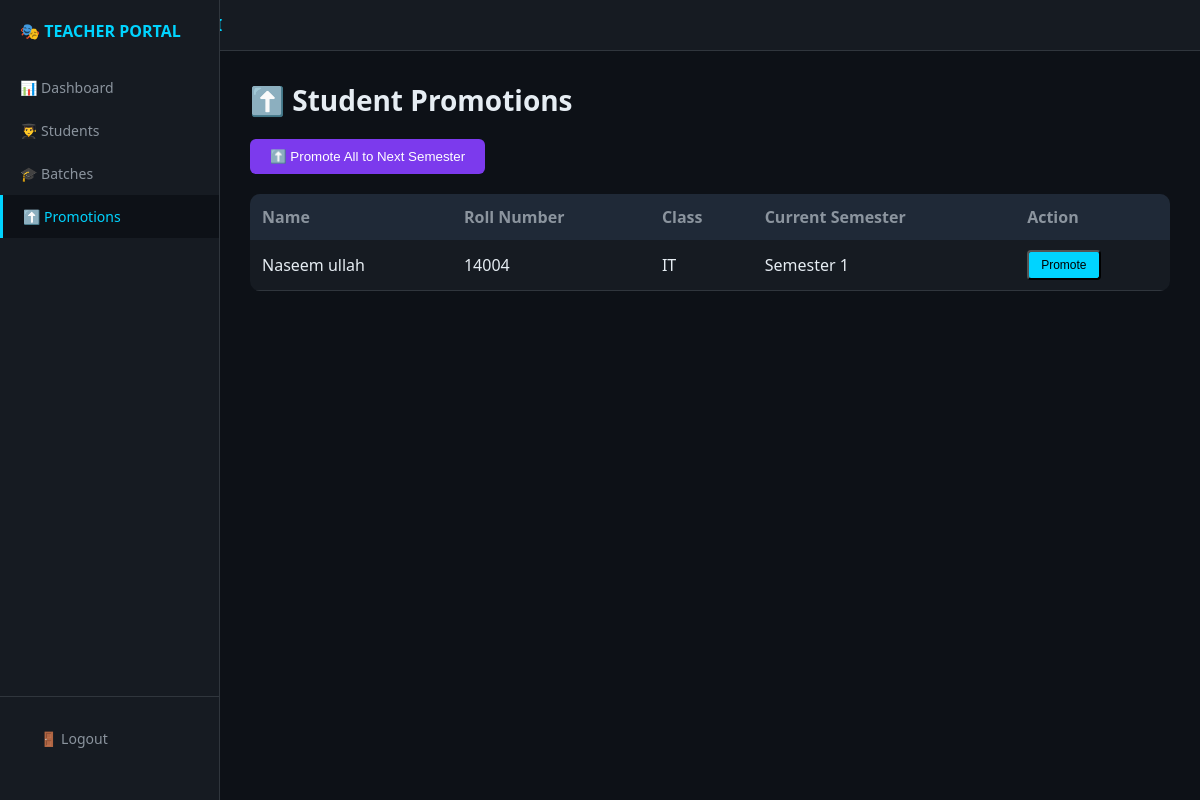
The app's page /promotions (signed in), older data.
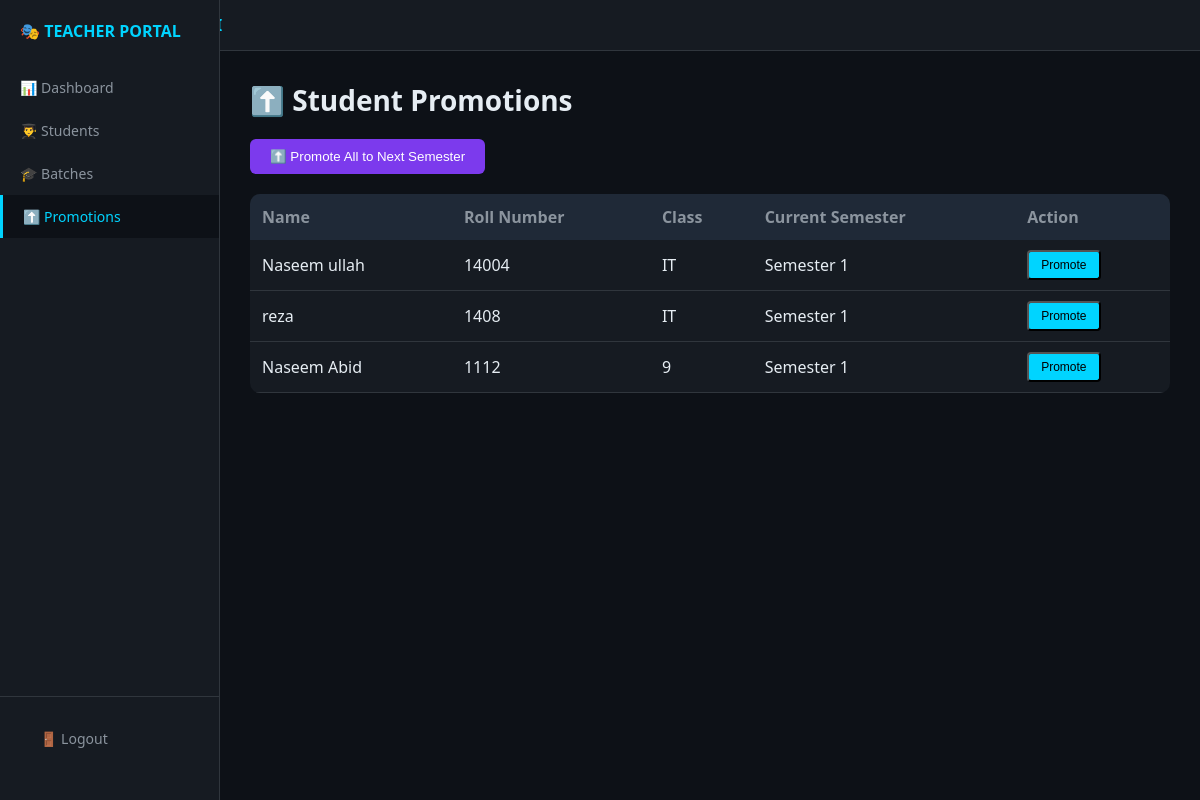
The same page, newer data.
### tables this page shows
CREATE TABLE students (
            id INTEGER PRIMARY KEY AUTOINCREMENT,
            student_id VARCHAR(20) UNIQUE NOT NULL,
            roll_number VARCHAR(20) NOT NULL,
            name VARCHAR(100) NOT NULL,
            class_name VARCHAR(50) NOT NULL,
            section VARCHAR(10),
            email VARCHAR(100),
            phone VARCHAR(15),
            father_name VARCHAR(100),
            registration_date DATE DEFAULT CURRENT_DATE,
            is_active BOOLEAN DEFAULT 1,
            face_encoding BLOB,
            created_at TIMESTAMP DEFAULT CURRENT_TIMESTAMP,
            UNIQUE(class_name, roll_number)
        );

### app.py (the view)
@app.route('/promotions')
@login_required
def manage_promotions():
    conn = sqlite3.connect(DB_PATH)
    cursor = conn.cursor()
    cursor.execute('''
        SELECT s.id, s.name, s.roll_number, s.class_name,
               COALESCE(sa.current_semester, 1) as semester,
               COALESCE(sa.is_graduated, 0) as graduated
        FROM students s
        LEFT JOIN student_academic sa ON s.id = sa.student_id
        WHERE s.is_active = 1
    ''')
    students = cursor.fetchall()
    conn.close()
    return render_template('promotions.html', students=students)

### app.py (called while the page is built)
@login_manager.user_loader
def load_user(user_id):
    conn = sqlite3.connect(DB_PATH)
    cursor = conn.cursor()
    cursor.execute('SELECT id, teacher_id, username, name, department FROM teachers WHERE id = ?', (user_id,))
    user = cursor.fetchone()
    conn.close()
    if user:
        return User(user[0], user[1], user[2], user[3], user[4])
    return None

### templates/promotions.html (shortened to what this page needs)
<!DOCTYPE html>
<html lang="en">
<head>
</head>
<body>
    <div class="navbar">
        <h2>🎭 FACE RECOGNITION AI</h2>
    </div>
    <div class="sidebar" id="sidebar">
        <h2>🎭 TEACHER PORTAL</h2>
        <a href="/dashboard">📊 Dashboard</a>
        <a href="/students">👨‍🎓 Students</a>
        <a href="/batches">🎓 Batches</a>
        <a href="/promotions" class="active">⬆️ Promotions</a>
        <div class="sidebar-footer">
            <a href="/logout">🚪 Logout</a>
        </div>
    </div>
    <div class="main">
        <h1>⬆️ Student Promotions</h1>
        <button class="btn-bulk" onclick="bulkPromote()">⬆️ Promote All to Next Semester</button>
        <div class="table-wrap">
            <table id="studentsTable">
                <thead>
                    <tr><th>Name</th><th>Roll Number</th><th>Class</th><th>Current Semester</th><th>Action</th></tr>
                </thead>
                <tbody>
                    {% for student in students %}
                    <tr>
                        <td>{{ student[1] }}</td><td>{{ student[2] }}</td><td>{{ student[3] }}</td>
                        <td>Semester {{ student[4] }}</td>
                        <td><button class="btn-promote" onclick="promoteStudent({{ student[0] }})">Promote</button></td>
                    </tr>
                    {% else %}
                    <tr><td colspan="5" style="text-align:center;">No students found</td></tr>
                    {% endfor %}
                </tbody>
            </table>
        </div>
    </div>
</body>
</html>

Row changes from the older to the newer data that the page shows:
added students: name "reza", roll_number "1408", class_name "IT", is_active "1"
added students: name "Naseem Abid", roll_number "1112", class_name "9", is_active "1"
